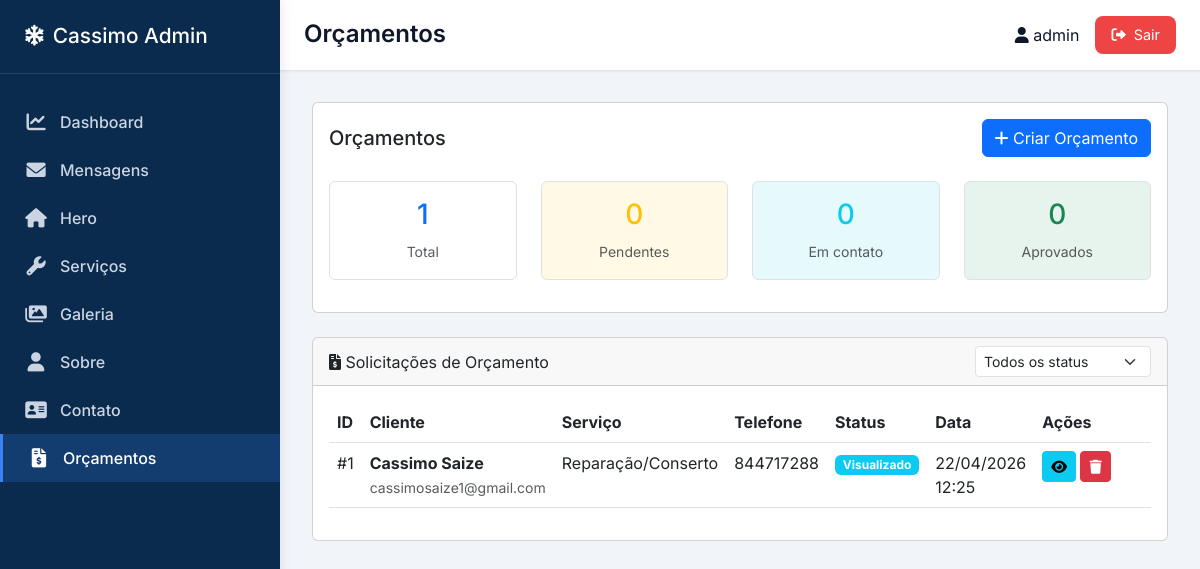
Page /orcamentos/ (signed in) on the earlier database version.
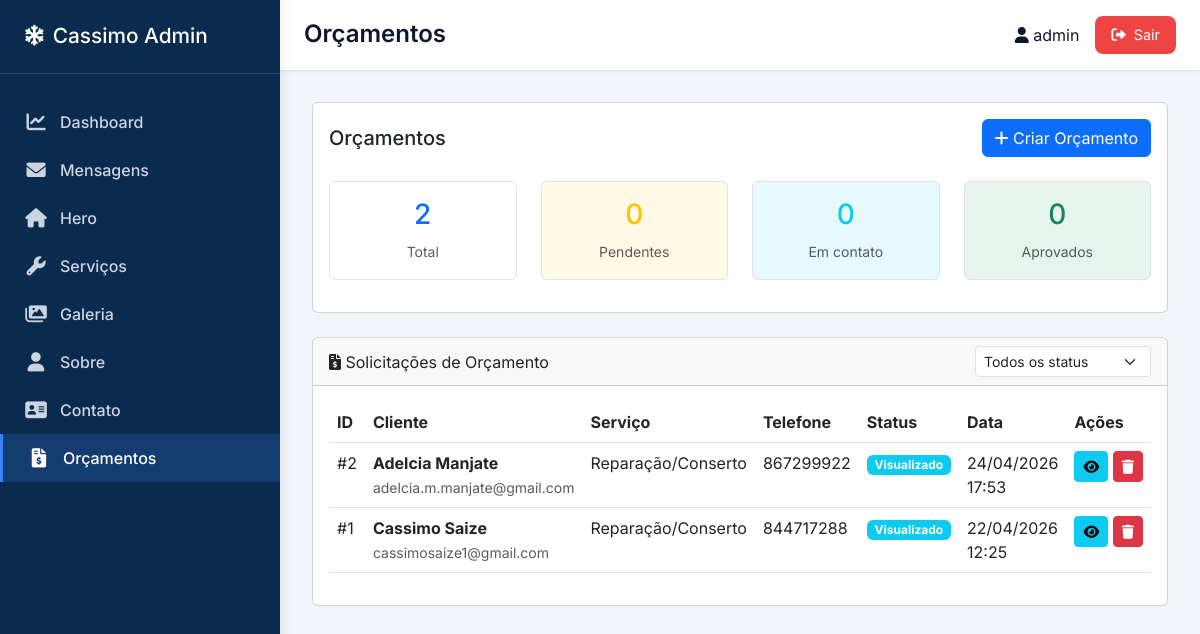
Same page on the later database version.
### core/models.py (models this page shows, shortened)
class OrcamentoSolicitacao(models.Model):
    STATUS_CHOICES = (
        ('pending', 'Pendente'),
        ('viewed', 'Visualizado'),
        ('contacted', 'Em contato'),
        ('budget_sent', 'Orçamento enviado'),
        ('approved', 'Aprovado'),
        ('rejected', 'Recusado'),
        ('completed', 'Concluído'),
    )
    nome = models.CharField('Nome completo', max_length=100)
    email = models.EmailField('E-mail')
    telefone = models.CharField('Telefone/WhatsApp', max_length=20)
    endereco = models.CharField('Endereço', max_length=200, blank=True)
    tipo_servico = models.CharField('Tipo de serviço', max_length=50, choices=[
        ('instalacao', 'Instalação de Ar-Condicionado'),
        ('manutencao', 'Manutenção Preventiva'),
        ('reparacao', 'Reparação/Conserto'),
        ('limpeza', 'Limpeza de equipamentos'),
        ('recarga', 'Recarga de Gás'),
        ('outros', 'Outros serviços'),
    ])
    tipo_equipamento = models.CharField('Tipo de equipamento', max_length=50, choices=[
        ('split', 'Ar-Condicionado Split'),
        ('cassete', 'Ar-Condicionado Cassete'),
        ('piso_teto', 'Piso-Teto'),
        ('janela', 'Ar-Condicionado de Janela'),
        ('camara_fria', 'Câmara Fria'),
        ('freezer', 'Freezer/Refrigerador'),
        ('outros', 'Outros'),
    ], blank=True)
    quantidade = models.PositiveIntegerField('Quantidade de equipamentos', default=1)
    descricao = models.TextField('Descrição detalhada do serviço')
    data_preferencial = models.DateField('Data preferencial para atendimento', null=True, blank=True)
    horario_preferencial = models.CharField('Horário preferencial', max_length=50, blank=True, choices=[
        ('manha', 'Manhã (8h-12h)'),
        ('tarde', 'Tarde (13h-17h)'),
        ('noite', 'Noite (18h-21h)'),
        ('qualquer', 'Qualquer horário'),
    ])
    status = models.CharField('Status', max_length=20, choices=STATUS_CHOICES, default='pending')
    observacoes = models.TextField('Observações internas', blank=True, help_text='Anotações da equipe sobre este orçamento')
    valor_orcamento = models.DecimalField('Valor do orçamento', max_digits=10, decimal_places=2, null=True, blank=True)
    created_at = models.DateTimeField('Data da solicitação', auto_now_add=True)
    updated_at = models.DateTimeField('Última atualização', auto_now=True)
    viewed_at = models.DateTimeField('Data de visualização', null=True, blank=True)
    class Meta:
        verbose_name = 'Solicitação de Orçamento'
        verbose_name_plural = 'Solicitações de Orçamento'
        ordering = ['-created_at']

### core/views.py (the view)
# urls.py: path('orcamentos/', views.orcamento_list, name='orcamento_list'),
@login_required
def orcamento_list(request):
    orcamentos = OrcamentoSolicitacao.objects.all()
    status_filter = request.GET.get('status')
    if status_filter:
        orcamentos = orcamentos.filter(status=status_filter)
    tipo_filter = request.GET.get('tipo')
    if tipo_filter:
        orcamentos = orcamentos.filter(tipo_servico=tipo_filter)
    stats = {
        'total': OrcamentoSolicitacao.objects.count(),
        'pending': OrcamentoSolicitacao.objects.filter(status='pending').count(),
        'viewed': OrcamentoSolicitacao.objects.filter(status='viewed').count(),
        'contacted': OrcamentoSolicitacao.objects.filter(status='contacted').count(),
        'budget_sent': OrcamentoSolicitacao.objects.filter(status='budget_sent').count(),
        'approved': OrcamentoSolicitacao.objects.filter(status='approved').count(),
        'completed': OrcamentoSolicitacao.objects.filter(status='completed').count(),
    }
    return render(request, 'dashboard/orcamento_list.html', {
        'orcamentos': orcamentos,
        'stats': stats,
        'current_status': status_filter,
        'current_tipo': tipo_filter,
    })

### templates/dashboard/orcamento_list.html (shortened to what the changed rows need)
{% extends 'dashboard/base_dashboard.html' %}
{% load static %}
{% block page_title %}Orçamentos{% endblock %}
{% block content %}
<div class="row mb-4">
    <div class="col-12">
        <div class="card">
            <div class="card-body">
                <div class="row text-center">
                    <div class="col-md-3 mb-3">
                        <div class="border rounded p-3">
                            <h3 class="text-primary">{{ stats.total }}</h3>
                            <small class="text-muted">Total</small>
                        </div>
                    </div>
                </div>
            </div>
        </div>
    </div>
</div>
<div class="card">
    <div class="card-body">
        {% if orcamentos %}
        <div class="table-responsive">
            <table class="table table-hover">
                <thead>
                    <tr>
                        <th>ID</th>
                        <th>Cliente</th>
                        <th>Serviço</th>
                        <th>Telefone</th>
                        <th>Status</th>
                        <th>Data</th>
                        <th width="150">Ações</th>
                    </tr>
                </thead>
                <tbody>
                    {% for orc in orcamentos %}
                    <tr class="{% if orc.status == 'pending' %}table-warning{% endif %}">
                        <td>#{{ orc.id }}</td>
                        <td>
                            <strong>{{ orc.nome }}</strong><br>
                            <small class="text-muted">{{ orc.email }}</small>
                        </td>
                        <td>{{ orc.get_tipo_servico_display }}</td>
                        <td>{{ orc.telefone }}</td>
                        <td>
                            {% if orc.status == 'pending' %}
                                <span class="badge bg-warning">Pendente</span>
                            {% elif orc.status == 'viewed' %}
                                <span class="badge bg-info">Visualizado</span>
                            {% elif orc.status == 'contacted' %}
                                <span class="badge bg-primary">Em contato</span>
                            {% elif orc.status == 'budget_sent' %}
                                <span class="badge bg-secondary">Orçamento enviado</span>
                            {% elif orc.status == 'approved' %}
                                <span class="badge bg-success">Aprovado</span>
                            {% elif orc.status == 'rejected' %}
                                <span class="badge bg-danger">Recusado</span>
                            {% elif orc.status == 'completed' %}
                                <span class="badge bg-dark">Concluído</span>
                            {% endif %}
                        </td>
                        <td>{{ orc.created_at|date:"d/m/Y H:i" }}</td>
                        <td>
                            <a href="{% url 'orcamento_detail' orc.pk %}" class="btn btn-sm btn-info">
                                <i class="fas fa-eye"></i>
                            </a>
                            <a href="{% url 'orcamento_delete' orc.pk %}" class="btn btn-sm btn-danger">
                                <i class="fas fa-trash"></i>
                            </a>
                        </td>
                    </tr>
                    {% endfor %}
                </tbody>
            </table>
        </div>
        {% else %}
        <div class="text-center py-5">
            <i class="fas fa-file-invoice-dollar fa-3x text-muted mb-3"></i>
            <p>Nenhuma solicitação de orçamento recebida ainda.</p>
        </div>
        {% endif %}
    </div>
</div>
{% endblock %}

Differences in the rows shown:
added OrcamentoSolicitacao: id "2", nome "Adelcia Manjate", email "adelcia.m.manjate@gmail.com", tipo_servico "Reparação/Conserto", telefone "867299922", status "Visualizado", created_at "24/04/2026 17:53"
Other differences:
{{ stats.total }}: "1" → "2"
